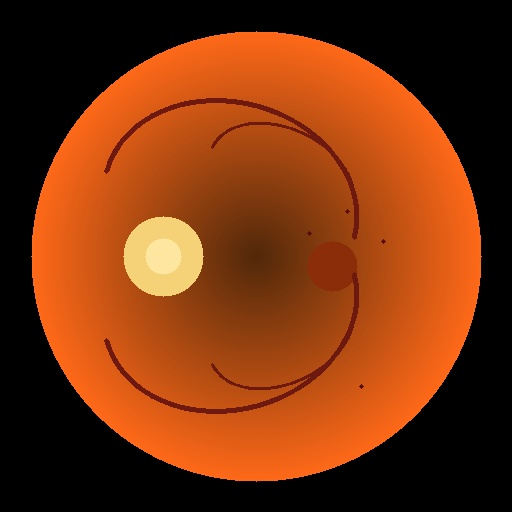
#> input picture backend/uploads/sample_mild_grade1.jpg, 512 x 512 px
$ python -i preprocessor.py   (imports and definitions only)
#> lines starting #> are read from the running program, lines starting #| are printed output that depends on the picture; after the words box and inside, x2 and y2 are one past the last pixel; in counts of white or black regions, pixels touching at a corner belong together
#> further down, picture is the input picture: shape (512, 512, 3); mean B, G, R 14.3, 52.3, 120
import cv2
import numpy as np
from typing import Tuple
from app.config import IMAGE_SIZE

class RetinalPreprocessor:
    """
    Standard Retinal Fundus Preprocessing Pipeline matching the upstream repository:
      1. Circular Retinal FOV Detection & Cropping
      2. Ben Graham's Illumination Subtraction: 4*img - 4*GaussianBlur + 128
      3. Green-Channel CLAHE (Contrast-Limited Adaptive Histogram Equalization)
    """

    # [31 lines left out: function crop_retina_circle, not called in this run]

    @staticmethod
    def ben_graham_normalization(image_bgr: np.ndarray, img_size: int = 512) -> np.ndarray:
        """
        Ben Graham local contrast normalization:
        Subtracts local Gaussian blur to highlight microaneurysms, hemorrhages, and exudates.
        """
#> called with img_size = 512
        resized = cv2.resize(image_bgr, (img_size, img_size), interpolation=cv2.INTER_AREA)
        sigma = img_size / 30.0
        blurred = cv2.GaussianBlur(resized, (0, 0), sigmaX=sigma)
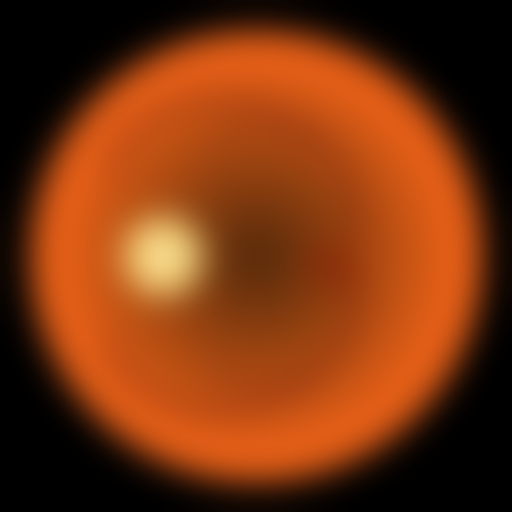
#> blurred: shape (512, 512, 3); mean B, G, R 14.3, 52.3, 120
        enhanced = cv2.addWeighted(resized, 4.0, blurred, -4.0, 128)
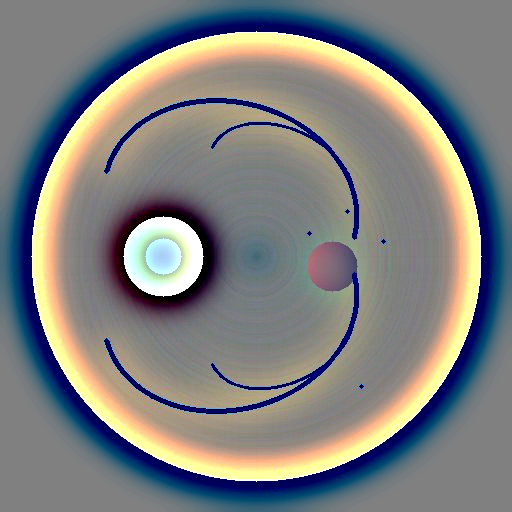
#> enhanced: shape (512, 512, 3); mean B, G, R 127.2, 127.2, 126.4

        # Retinal circular aperture mask
        mask = np.zeros((img_size, img_size), dtype=np.uint8)
        cx, cy = img_size // 2, img_size // 2
        radius = int(img_size * 0.45)
        cv2.circle(mask, (cx, cy), radius, 255, -1)
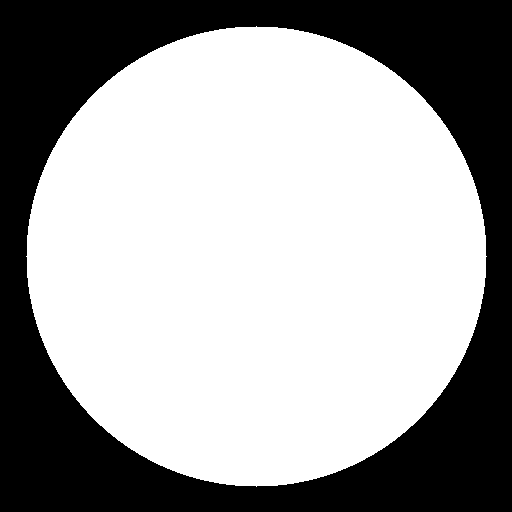
#> mask: shape (512, 512); 63.4% white; 1 black region, box (x1, y1, x2, y2) and area: (0, 0, 512, 512) 95935

        mask_blurred = cv2.GaussianBlur(mask, (15, 15), 0).astype(np.float32) / 255.0
        result = (enhanced.astype(np.float32) * mask_blurred[:, :, np.newaxis] +
                  128 * (1.0 - mask_blurred[:, :, np.newaxis]))
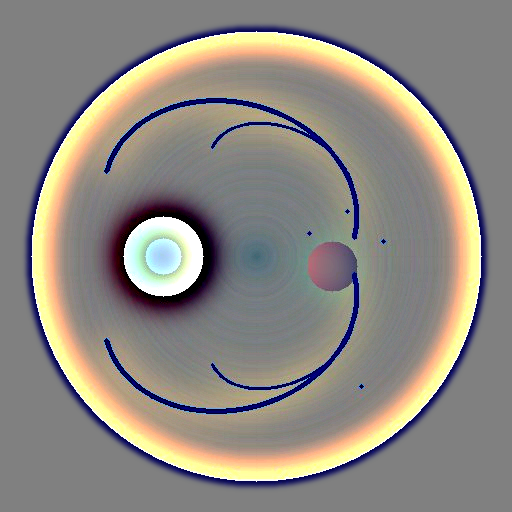
#> result: shape (512, 512, 3) float32; mean B, G, R 129.9, 137.2, 142.7

        return np.clip(result, 0, 255).astype(np.uint8)

    # [16 lines left out: functions process_for_display, process_for_model, not called in this run]

    @classmethod
    def process(cls, image_bgr: np.ndarray, target_size=IMAGE_SIZE) -> np.ndarray:
        return cls.process_for_display(image_bgr, target_size=target_size)

>>> import cv2
>>> picture = cv2.imread('../../uploads/sample_mild_grade1.jpg')
>>> result = RetinalPreprocessor().ben_graham_normalization(picture)
